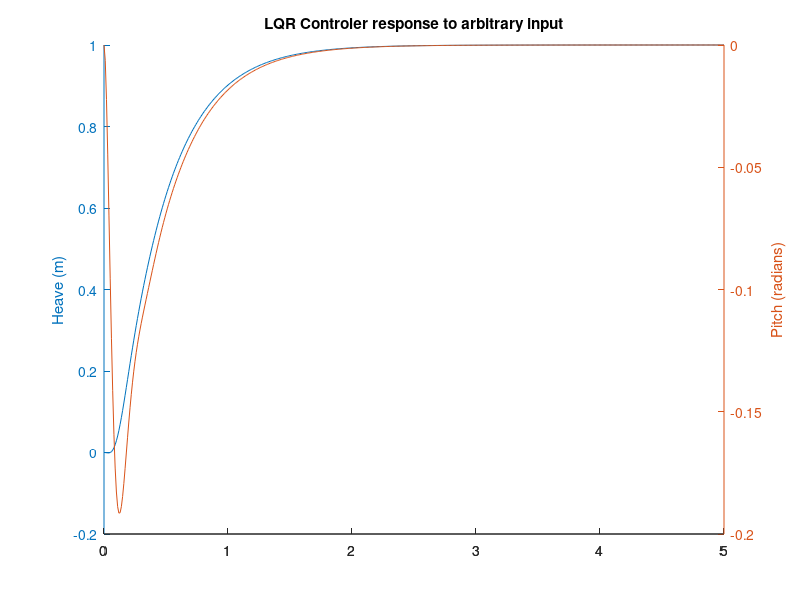

The MATLAB source for this figure:
clc
clear
close all

%Defining parameters
rho=997;        %[kg/m^3]   Water density
U=4.12;         %[m/s]      Hydrofoil speed in x direction
mass=29.16;     %[kg]       Hydrofoil mass
I_yy=7.6;       %[kg/m^2]
d1=0.4;
d2=0.5;
d3=0.4;
d4=0.5;
d_f=d1;           %0.5;  %[m]
d_a=d2;           %0.3;  %[m]
S_f=0.036;       %[m^2] Area of the fore foil   
S_a=0.036*2;     %[m^2] Area of the aft foil (2X)
d_h=0;

%Initial conditions
z=0.4;          %[m] initial Height
z_dot=0;        %[m/s] initial velocity in z direction    
theta=0;        %[rad] initial pitch   
theta_dot=0;    %[rad] initial pitch rate

%Derivatives with respect to various parameters

Dclf_O_Dalpha=0.06*(360/(2*pi));       %From Flyingfish documentation Figure 2-7  Converted to 1/rad
Dcla_O_Dalpha=0.06*(360/(2*pi));       %From Flyingfish documentation Figure 2-7
Dcdf_O_Dalpha=0.00375*(360/(2*pi));    %From Flyingfish documentation Figure 2-7
Dcda_O_Dalpha=0.00375*(360/(2*pi));    %From Flyingfish documentation Figure 2-7

Dalpha_O_Dtheta=1;
Dalpha_O_Dz_dot=1/U;

Dalpha_f_O_Dtheta_dot=-d_f/U;
Dalpha_a_O_Dtheta_dot=-d_a/U;

Dalpha_O_Ddelta_f=1;
Dalpha_O_Ddelta_a=1;

%Defining states and input
%x_dot=[z_dot theta_dot z_dbldot theta_dbldot];
%x=[z theta z_dot theta_dot];
%u=[delta_f delta_a];

%Defining components of A matrix in state space equation x_dot=Ax+Bu
Constant_1=(-rho*U^2)/(2*mass);
A32=Constant_1*(S_f*Dclf_O_Dalpha*Dalpha_O_Dtheta         +S_a*Dcla_O_Dalpha*Dalpha_O_Dtheta             +S_f*Dcdf_O_Dalpha*Dalpha_O_Dtheta           +S_a*Dcda_O_Dalpha*Dalpha_O_Dtheta);
A33=Constant_1*(S_f*Dclf_O_Dalpha*Dalpha_O_Dz_dot         +S_a*Dcla_O_Dalpha*Dalpha_O_Dz_dot             +S_f*Dcdf_O_Dalpha*Dalpha_O_Dz_dot           +S_a*Dcda_O_Dalpha*Dalpha_O_Dz_dot);
A34=Constant_1*(S_f*Dclf_O_Dalpha*Dalpha_f_O_Dtheta_dot   +S_a*Dcla_O_Dalpha*Dalpha_a_O_Dtheta_dot       +S_f*Dcdf_O_Dalpha*Dalpha_f_O_Dtheta_dot     +S_a*Dcda_O_Dalpha*Dalpha_a_O_Dtheta_dot);

Constant_2=(-rho*U^2)/(2*I_yy);
A42=Constant_2*(S_f*Dclf_O_Dalpha*Dalpha_O_Dtheta*d1        +S_a*Dcla_O_Dalpha*Dalpha_O_Dtheta*d2            +S_f*Dcdf_O_Dalpha*Dalpha_O_Dtheta*d3          +S_a*Dcda_O_Dalpha*Dalpha_O_Dtheta*d4);
A43=Constant_2*(S_f*Dclf_O_Dalpha*Dalpha_O_Dz_dot*d1        +S_a*Dcla_O_Dalpha*Dalpha_O_Dz_dot*d2            +S_f*Dcdf_O_Dalpha*Dalpha_O_Dz_dot*d3          +S_a*Dcda_O_Dalpha*Dalpha_O_Dz_dot*d4);
A44=Constant_2*(S_f*Dclf_O_Dalpha*Dalpha_f_O_Dtheta_dot*d1  +S_a*Dcla_O_Dalpha*Dalpha_a_O_Dtheta_dot*d2      +S_f*Dcdf_O_Dalpha*Dalpha_f_O_Dtheta_dot*d3    +S_a*Dcda_O_Dalpha*Dalpha_a_O_Dtheta_dot*d4);

A=[0    0   1   0;
    0   0   0   1;
    0   A32 A33 A34;
    0   A42 A43 A44];

%Defining components of B matrix in state space equation x_dot=Ax+Bu
B31=Constant_1*S_f*(Dclf_O_Dalpha*Dalpha_O_Ddelta_f+Dcdf_O_Dalpha*Dalpha_O_Ddelta_f);
B32=Constant_1*S_a*(Dclf_O_Dalpha*Dalpha_O_Ddelta_a+Dcdf_O_Dalpha*Dalpha_O_Ddelta_a);
B41=-Constant_2*S_f*(Dclf_O_Dalpha*Dalpha_O_Ddelta_f+Dcdf_O_Dalpha*Dalpha_O_Ddelta_f);
B42=Constant_2*S_a*(Dclf_O_Dalpha*Dalpha_O_Ddelta_a+Dcdf_O_Dalpha*Dalpha_O_Ddelta_a);

B=[0    0;
   0    0;
   B31  B32;
   B41	B42];

%Defining C and D
C = [1 0 0 0;
     0 1 0 0];
 
D = [0  0;
     0  0];

%Print matrixes A B C D
A,B,C,D

%Defining states and input and output and finding the open loop poles

states = {'z' 'theta' 'z_dot' 'theta_dot'};
inputs = {'delta_f';'delta_a'};
outputs = {'z'; 'theta'};

sys_ss = ss(A,B,C,D,'statename',states,'inputname',inputs,'outputname',outputs);

poles = eig(A)

%generate the controllability matrix
co = ctrb(sys_ss);
controllability = rank(co)

%LQR Controller
Q = C'*C;
Q(1,1) = 1;
Q(2,2) = 5;
R = [5  0;
    0   1];
K = lqr(A,B,Q,R)

Ac = [(A-B*K)];
Bc = [B];
Cc = [C];
% Dc = [D];
Dc_new =     [0  0  0   0;
              0  0  0   0];

states = {'z' 'theta' 'z_dot' 'theta_dot'};
% inputs = {'delta_cr_f';'delta_cr_a'};
inputs =  {'z2';'theta2';'z_dot2';'theta_dot2'};
outputs = {'z'; 'theta'};

% sys_cl = ss(Ac,Bc,Cc,Dc,'statename',states,'inputname',inputs,'outputname',outputs);
% Lc=inv(dcgain(sys_cl))
% sys_cl = ss(Ac,Bc*Lc,Cc,Dc,'statename',states,'inputname',inputs,'outputname',outputs);
sys_cl = ss(Ac,Bc*K,Cc,Dc_new,'statename',states,'inputname',inputs,'outputname',outputs);

t = 0:0.01:5;

inp =[1*ones(size(t));zeros(size(t));zeros(size(t));zeros(size(t))];
[y,t,x]=lsim(sys_cl,inp,t);
hold on
[Axis,H1,H2] = plotyy(t,y(:,1),t,y(:,2),'plot');
set(get(Axis(1),'Ylabel'),'String','Heave (m)')
set(get(Axis(2),'Ylabel'),'String','Pitch (radians)')
title('LQR Controler response to arbitrary input')
